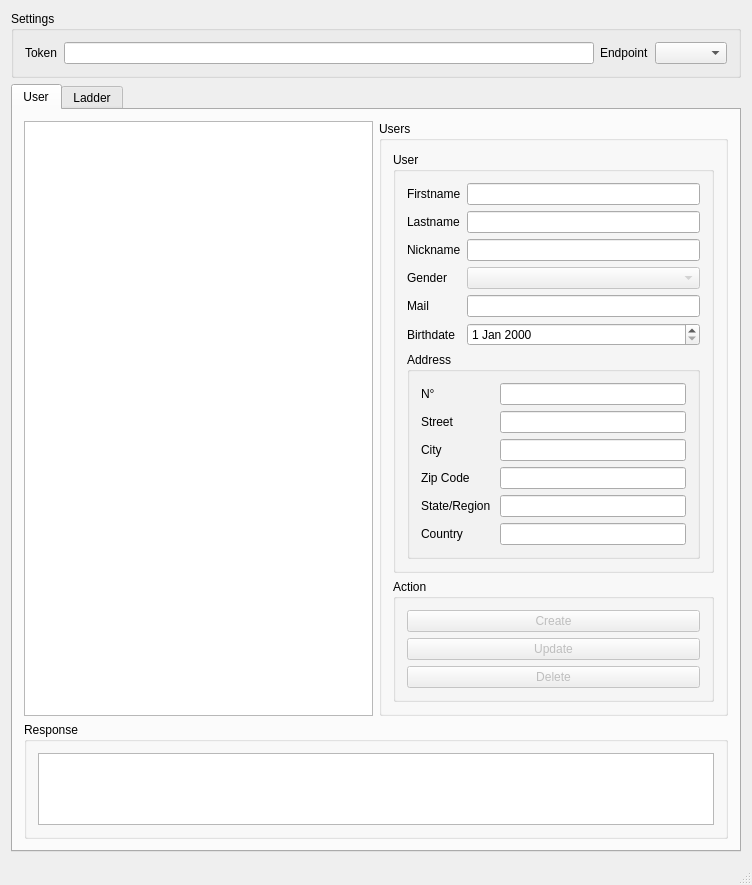
<?xml version="1.0" encoding="UTF-8"?>
<ui version="4.0">
 <class>MainWindow</class>
 <widget class="QMainWindow" name="MainWindow">
  <property name="enabled">
   <bool>true</bool>
  </property>
  <property name="geometry">
   <rect>
    <x>0</x>
    <y>0</y>
    <width>752</width>
    <height>787</height>
   </rect>
  </property>
  <property name="windowTitle">
   <string>FDP Finder 4000</string>
  </property>
  <widget class="QWidget" name="centralWidget">
   <layout class="QGridLayout" name="gridLayout">
    <item row="1" column="0">
     <widget class="QTabWidget" name="tabWidget">
      <property name="currentIndex">
       <number>0</number>
      </property>
      <widget class="QWidget" name="tab_user">
       <attribute name="title">
        <string>User</string>
       </attribute>
       <layout class="QGridLayout" name="gridLayout_2">
        <item row="0" column="1">
         <widget class="QGroupBox" name="groupBox">
          <property name="sizePolicy">
           <sizepolicy hsizetype="Preferred" vsizetype="Preferred">
            <horstretch>0</horstretch>
            <verstretch>0</verstretch>
           </sizepolicy>
          </property>
          <property name="title">
           <string>Users</string>
          </property>
          <layout class="QGridLayout" name="gridLayout_4">
           <item row="1" column="1">
            <widget class="QGroupBox" name="groupBox_2">
             <property name="title">
              <string>User</string>
             </property>
             <layout class="QGridLayout" name="gridLayout_3">
              <item row="0" column="0">
               <widget class="QLabel" name="label">
                <property name="text">
                 <string>Firstname</string>
                </property>
               </widget>
              </item>
              <item row="1" column="0">
               <widget class="QLabel" name="label_2">
                <property name="text">
                 <string>Lastname</string>
                </property>
               </widget>
              </item>
              <item row="2" column="0">
               <widget class="QLabel" name="label_3">
                <property name="text">
                 <string>Nickname</string>
                </property>
               </widget>
              </item>
              <item row="2" column="1">
               <widget class="QLineEdit" name="le_nickname"/>
              </item>
              <item row="3" column="0">
               <widget class="QLabel" name="label_6">
                <property name="text">
                 <string>Gender</string>
                </property>
               </widget>
              </item>
              <item row="4" column="0">
               <widget class="QLabel" name="label_4">
                <property name="text">
                 <string>Mail</string>
                </property>
               </widget>
              </item>
              <item row="0" column="1">
               <widget class="QLineEdit" name="le_firstname"/>
              </item>
              <item row="3" column="1">
               <widget class="QComboBox" name="cb_gender">
                <property name="enabled">
                 <bool>false</bool>
                </property>
               </widget>
              </item>
              <item row="1" column="1">
               <widget class="QLineEdit" name="le_lastname"/>
              </item>
              <item row="4" column="1">
               <widget class="QLineEdit" name="le_mail"/>
              </item>
              <item row="5" column="0">
               <widget class="QLabel" name="label_5">
                <property name="text">
                 <string>Birthdate</string>
                </property>
               </widget>
              </item>
              <item row="5" column="1">
               <widget class="QDateEdit" name="de_birthdate"/>
              </item>
              <item row="7" column="0" colspan="2">
               <widget class="QGroupBox" name="groupBox_3">
                <property name="title">
                 <string>Address</string>
                </property>
                <layout class="QFormLayout" name="formLayout_2">
                 <property name="horizontalSpacing">
                  <number>9</number>
                 </property>
                 <item row="0" column="0">
                  <widget class="QLabel" name="label_7">
                   <property name="text">
                    <string>N°</string>
                   </property>
                  </widget>
                 </item>
                 <item row="0" column="1">
                  <widget class="QLineEdit" name="lineEdit_5"/>
                 </item>
                 <item row="1" column="0">
                  <widget class="QLabel" name="label_8">
                   <property name="text">
                    <string>Street</string>
                   </property>
                  </widget>
                 </item>
                 <item row="1" column="1">
                  <widget class="QLineEdit" name="lineEdit_6"/>
                 </item>
                 <item row="2" column="0">
                  <widget class="QLabel" name="label_9">
                   <property name="text">
                    <string>City</string>
                   </property>
                  </widget>
                 </item>
                 <item row="2" column="1">
                  <widget class="QLineEdit" name="le_city"/>
                 </item>
                 <item row="3" column="0">
                  <widget class="QLabel" name="label_10">
                   <property name="text">
                    <string>Zip Code</string>
                   </property>
                  </widget>
                 </item>
                 <item row="3" column="1">
                  <widget class="QLineEdit" name="le_zip"/>
                 </item>
                 <item row="4" column="0">
                  <widget class="QLabel" name="label_11">
                   <property name="text">
                    <string>State/Region</string>
                   </property>
                  </widget>
                 </item>
                 <item row="4" column="1">
                  <widget class="QLineEdit" name="le_state"/>
                 </item>
                 <item row="5" column="0">
                  <widget class="QLabel" name="label_12">
                   <property name="text">
                    <string>Country</string>
                   </property>
                  </widget>
                 </item>
                 <item row="5" column="1">
                  <widget class="QLineEdit" name="le_country"/>
                 </item>
                </layout>
               </widget>
              </item>
              <item row="6" column="0" colspan="2">
               <spacer name="verticalSpacer_2">
                <property name="orientation">
                 <enum>Qt::Vertical</enum>
                </property>
                <property name="sizeHint" stdset="0">
                 <size>
                  <width>20</width>
                  <height>40</height>
                 </size>
                </property>
               </spacer>
              </item>
             </layout>
            </widget>
           </item>
           <item row="3" column="1">
            <widget class="QGroupBox" name="groupBox_4">
             <property name="title">
              <string>Action</string>
             </property>
             <layout class="QVBoxLayout" name="verticalLayout">
              <item>
               <widget class="QPushButton" name="pushButton_2">
                <property name="enabled">
                 <bool>false</bool>
                </property>
                <property name="text">
                 <string>Create</string>
                </property>
               </widget>
              </item>
              <item>
               <widget class="QPushButton" name="pushButton">
                <property name="enabled">
                 <bool>false</bool>
                </property>
                <property name="text">
                 <string>Update</string>
                </property>
               </widget>
              </item>
              <item>
               <widget class="QPushButton" name="pushButton_3">
                <property name="enabled">
                 <bool>false</bool>
                </property>
                <property name="text">
                 <string>Delete</string>
                </property>
               </widget>
              </item>
             </layout>
            </widget>
           </item>
           <item row="2" column="1">
            <spacer name="verticalSpacer">
             <property name="orientation">
              <enum>Qt::Vertical</enum>
             </property>
             <property name="sizeHint" stdset="0">
              <size>
               <width>20</width>
               <height>40</height>
              </size>
             </property>
            </spacer>
           </item>
          </layout>
         </widget>
        </item>
        <item row="0" column="0">
         <widget class="QListWidget" name="lw_users"/>
        </item>
        <item row="1" column="0" colspan="2">
         <widget class="QGroupBox" name="groupBox_6">
          <property name="title">
           <string>Response</string>
          </property>
          <layout class="QGridLayout" name="gridLayout_5">
           <item row="0" column="0">
            <widget class="QTextEdit" name="te_info">
             <property name="readOnly">
              <bool>true</bool>
             </property>
            </widget>
           </item>
          </layout>
         </widget>
        </item>
       </layout>
      </widget>
      <widget class="QWidget" name="tab_ladder">
       <attribute name="title">
        <string>Ladder</string>
       </attribute>
      </widget>
     </widget>
    </item>
    <item row="0" column="0">
     <widget class="QGroupBox" name="groupBox_5">
      <property name="title">
       <string>Settings</string>
      </property>
      <layout class="QGridLayout" name="gridLayout_6">
       <item row="0" column="2">
        <widget class="QLabel" name="label_14">
         <property name="text">
          <string>Endpoint</string>
         </property>
        </widget>
       </item>
       <item row="0" column="1">
        <widget class="QLineEdit" name="le_token"/>
       </item>
       <item row="0" column="0">
        <widget class="QLabel" name="label_13">
         <property name="text">
          <string>Token</string>
         </property>
        </widget>
       </item>
       <item row="0" column="3">
        <widget class="QComboBox" name="cb_endpoint"/>
       </item>
      </layout>
     </widget>
    </item>
   </layout>
  </widget>
  <widget class="QStatusBar" name="statusBar"/>
 </widget>
 <layoutdefault spacing="6" margin="11"/>
 <resources/>
 <connections/>
</ui>
